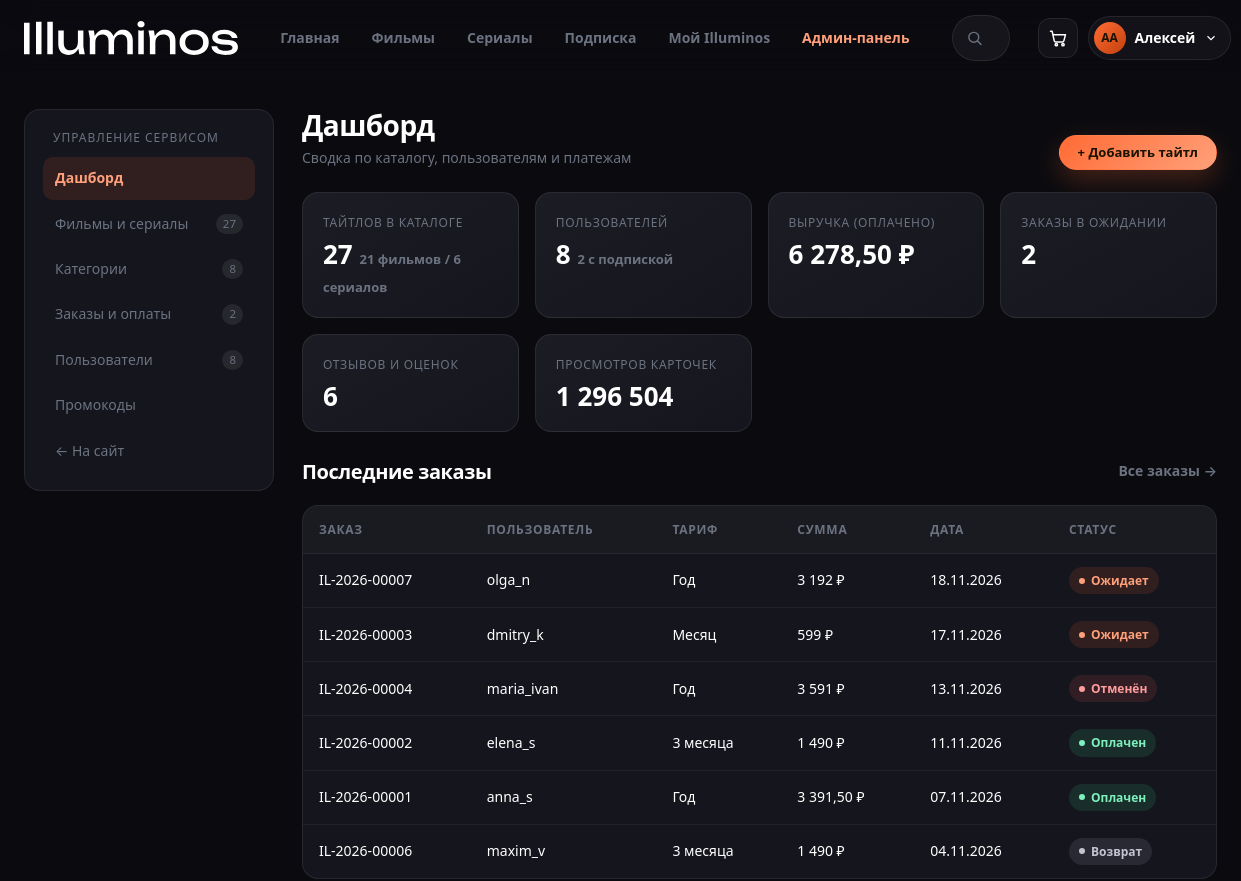
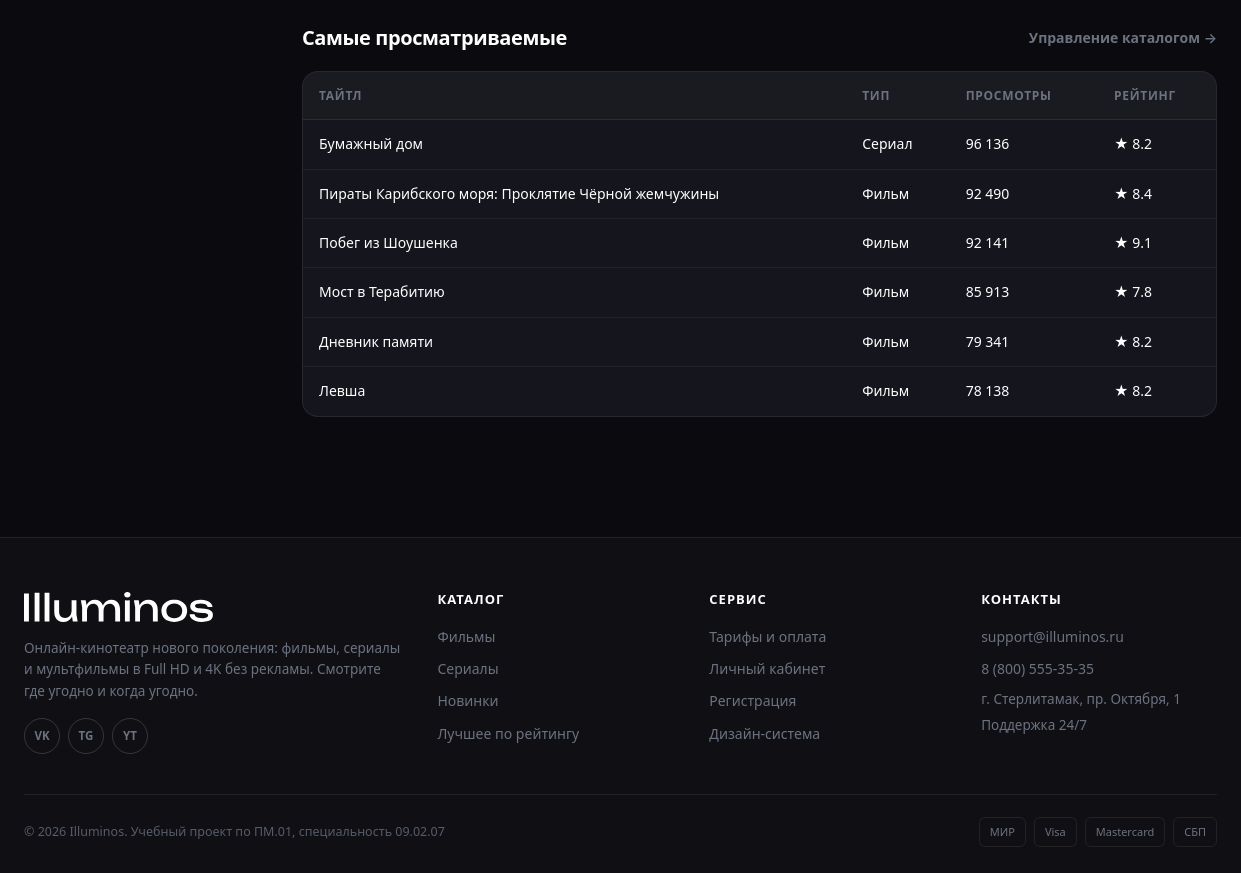
/admin/index.php (signed in), run on the app's committed database (2 pictures, top to bottom).
### tables this page shows
CREATE TABLE `users` (
  `id` int(10) unsigned NOT NULL AUTO_INCREMENT,
  `last_name` varchar(50) NOT NULL COMMENT 'Фамилия',
  `first_name` varchar(50) NOT NULL COMMENT 'Имя',
  `middle_name` varchar(50) DEFAULT NULL COMMENT 'Отчество',
  `login` varchar(32) NOT NULL COMMENT 'Логин для входа',
  `email` varchar(120) NOT NULL COMMENT 'Электронная почта',
  `password_hash` varchar(255) NOT NULL COMMENT 'Хеш пароля (password_hash)',
  `role` enum('user','subscriber','admin') NOT NULL DEFAULT 'user',
  `avatar` varchar(255) DEFAULT NULL COMMENT 'Файл аватара в uploads/avatars',
  `status` enum('active','blocked') NOT NULL DEFAULT 'active',
  `created_at` datetime NOT NULL DEFAULT CURRENT_TIMESTAMP,
  PRIMARY KEY (`id`),
  UNIQUE KEY `uq_users_login` (`login`),
  UNIQUE KEY `uq_users_email` (`email`)
);

CREATE TABLE `payments` (
  `id` int(10) unsigned NOT NULL AUTO_INCREMENT,
  `order_number` varchar(20) NOT NULL COMMENT 'Номер заказа IL-2026-00001',
  `kind` enum('subscription','films') NOT NULL DEFAULT 'subscription',
  `user_id` int(10) unsigned NOT NULL,
  `tariff_id` int(10) unsigned DEFAULT NULL,
  `amount` decimal(8,2) NOT NULL COMMENT 'Сумма до скидки',
  `discount` decimal(8,2) NOT NULL DEFAULT '0.00' COMMENT 'Размер скидки, ₽',
  `total` decimal(8,2) NOT NULL COMMENT 'Итого к оплате',
  `method` enum('card','sbp','wallet') NOT NULL DEFAULT 'card',
  `status` enum('pending','paid','cancelled','refunded') NOT NULL DEFAULT 'pending',
  `promo_code` varchar(30) DEFAULT NULL,
  `card_mask` varchar(19) DEFAULT NULL COMMENT 'Маска карты **** 1234',
  `created_at` datetime NOT NULL DEFAULT CURRENT_TIMESTAMP,
  `paid_at` datetime DEFAULT NULL,
  PRIMARY KEY (`id`),
  UNIQUE KEY `uq_payment_order` (`order_number`),
  KEY `idx_payments_user` (`user_id`),
  KEY `fk_pay_tariff` (`tariff_id`),
  CONSTRAINT `fk_pay_tariff` FOREIGN KEY (`tariff_id`) REFERENCES `tariffs` (`id`),
  CONSTRAINT `fk_pay_user` FOREIGN KEY (`user_id`) REFERENCES `users` (`id`) ON DELETE CASCADE
);

CREATE TABLE `tariffs` (
  `id` int(10) unsigned NOT NULL AUTO_INCREMENT,
  `code` varchar(30) NOT NULL COMMENT 'Машинное имя: month, year …',
  `name` varchar(80) NOT NULL,
  `price` decimal(8,2) NOT NULL COMMENT 'Цена со скидкой, ₽',
  `old_price` decimal(8,2) DEFAULT NULL COMMENT 'Цена без скидки, ₽',
  `period_days` smallint(5) unsigned NOT NULL COMMENT 'Срок действия, дней',
  `quality` varchar(20) NOT NULL DEFAULT 'Full HD',
  `devices` tinyint(3) unsigned NOT NULL DEFAULT '1',
  `features` text COMMENT 'Возможности тарифа, по одному пункту в строке',
  `is_popular` tinyint(1) NOT NULL DEFAULT '0',
  `is_active` tinyint(1) NOT NULL DEFAULT '1',
  `sort_order` tinyint(3) unsigned NOT NULL DEFAULT '0',
  PRIMARY KEY (`id`),
  UNIQUE KEY `uq_tariff_code` (`code`)
);

CREATE TABLE `titles` (
  `id` int(10) unsigned NOT NULL AUTO_INCREMENT,
  `type` enum('movie','series') NOT NULL DEFAULT 'movie',
  `title` varchar(200) NOT NULL COMMENT 'Название на русском',
  `original_title` varchar(200) DEFAULT NULL,
  `slug` varchar(200) NOT NULL COMMENT 'Адрес страницы /title.php?slug=',
  `description` text COMMENT 'Описание (синопсис)',
  `year` smallint(5) unsigned DEFAULT NULL COMMENT 'Год начала',
  `year_end` smallint(5) unsigned DEFAULT NULL COMMENT 'Год окончания (для сериалов)',
  `country` varchar(120) DEFAULT NULL,
  `duration` smallint(5) unsigned DEFAULT NULL COMMENT 'Минуты: фильм целиком / эпизод',
  `age_limit` varchar(5) DEFAULT NULL COMMENT 'Возрастной рейтинг: 0+, 6+ … 18+',
  `rating` decimal(3,1) NOT NULL DEFAULT '0.0' COMMENT 'Рейтинг Кинопоиска',
  `price` decimal(8,2) NOT NULL DEFAULT '0.00' COMMENT 'Цена покупки, ₽ (0 — только подписка)',
  `poster` varchar(255) DEFAULT NULL COMMENT 'Постер в assets/img/posters',
  `backdrop` varchar(255) DEFAULT NULL COMMENT 'Кадр для hero-баннера',
  `logo` varchar(255) DEFAULT NULL COMMENT 'PNG-логотип названия',
  `trailer` varchar(255) DEFAULT NULL COMMENT 'Видеофайл трейлера',
  `accent_color` varchar(7) NOT NULL DEFAULT '#F5B301' COMMENT 'Акцент цвета тайтла',
  `badge` varchar(40) DEFAULT NULL COMMENT 'Плашка: Новое, Топ-10 …',
  `director` varchar(200) DEFAULT NULL,
  `cast_list` text COMMENT 'Актёры через запятую',
  `is_new` tinyint(1) NOT NULL DEFAULT '0',
  `is_popular` tinyint(1) NOT NULL DEFAULT '0',
  `views` int(10) unsigned NOT NULL DEFAULT '0',
  `created_at` datetime NOT NULL DEFAULT CURRENT_TIMESTAMP,
  PRIMARY KEY (`id`),
  UNIQUE KEY `uq_titles_slug` (`slug`),
  KEY `idx_titles_type` (`type`),
  KEY `idx_titles_new` (`is_new`),
  KEY `idx_titles_popular` (`is_popular`)
);

### admin/index.php (the view, shortened to what the rows shown need)
<?php
require_admin();
$recentPayments = db()->query(
    'SELECT p.*, u.login, t.name AS tariff_name
       FROM payments p
       JOIN users u ON u.id = p.user_id
       JOIN tariffs t ON t.id = p.tariff_id
      ORDER BY p.created_at DESC
      LIMIT 6'
)->fetchAll();
$topTitles = db()->query(
    'SELECT title, type, views, rating, slug FROM titles ORDER BY views DESC LIMIT 6'
)->fetchAll();
require __DIR__ . '/../includes/header.php';
?>
<div class="container">
    <div class="admin-layout">
        <div class="admin-main">
            <div class="admin-head">
                <div>
                    <h1>Дашборд</h1>
                </div>
            </div>
            <div class="admin-head u-mt-10">
                <div>
                    <h2 class="u-fs-20 u-m-0">Последние заказы</h2>
                </div>
            </div>
            <div class="admin-table-wrap">
                <table class="admin-table">
                    <thead>
                    <tr>
                        <th>Заказ</th><th>Пользователь</th><th>Тариф</th><th>Сумма</th><th>Дата</th><th>Статус</th>
                    </tr>
                    </thead>
                    <tbody>
                    <?php foreach ($recentPayments as $payment): ?>
                        <tr>
                            <td><?= e($payment['order_number']) ?></td>
                            <td><?= e($payment['login']) ?></td>
                            <td><?= e($payment['tariff_name']) ?></td>
                            <td><?= e(price((float)$payment['total'])) ?></td>
                            <td><?= e(date('d.m.Y', strtotime($payment['created_at']))) ?></td>
                            <td><span class="status-chip status-chip--<?= e($payment['status']) ?>">
                                <?= e(match ($payment['status']) {
                                    'paid' => 'Оплачен', 'pending' => 'Ожидает',
                                    'cancelled' => 'Отменён', default => 'Возврат',
                                }) ?>
                            </span></td>
                        </tr>
                    <?php endforeach; ?>
                    </tbody>
                </table>
            </div>
            <div class="admin-head u-mt-28">
                <div><h2 class="u-fs-20 u-m-0">Самые просматриваемые</h2></div>
            </div>
            <div class="admin-table-wrap">
                <table class="admin-table">
                    <thead><tr><th>Тайтл</th><th>Тип</th><th>Просмотры</th><th>Рейтинг</th></tr></thead>
                    <tbody>
                    <?php foreach ($topTitles as $row): ?>
                        <tr>
                            <td><a href="<?= url('title.php?slug=' . urlencode($row['slug'])) ?>"><?= e($row['title']) ?></a></td>
                            <td><?= $row['type'] === 'series' ? 'Сериал' : 'Фильм' ?></td>
                            <td><?= number_format((int)$row['views'], 0, '.', ' ') ?></td>
                            <td>★ <?= number_format((float)$row['rating'], 1, '.', '') ?></td>
                        </tr>
                    <?php endforeach; ?>
                    </tbody>
                </table>
            </div>
        </div>
    </div>
</div>
<?php require __DIR__ . '/../includes/footer.php'; ?>

### includes/header.php (shortened to what the rows shown need)
<?php
$user       = current_user();
?>
<!DOCTYPE html>
<html lang="ru">
<head>
    <link rel="stylesheet" href="<?= asset_versioned('vendor/bootstrap.min.css') ?>">
    <link rel="stylesheet" href="<?= asset_versioned('css/style.css') ?>">
</head>
<body>
<header class="site-header" id="siteHeader">
    <div class="container site-header__inner">
        <div class="header-actions">
            <?php if ($user): ?>
                <div class="user-menu" id="userMenu">
                    <button class="user-menu__toggle" type="button" aria-haspopup="true" aria-expanded="false">
                        <?php if (!empty($user['avatar'])): ?>
                            <img class="avatar" src="<?= url('uploads/avatars/' . $user['avatar']) ?>" alt="">
                        <?php else: ?>
                            <span class="avatar avatar--initials"><?= e(user_initials($user)) ?></span>
                        <?php endif; ?>
                        <span class="user-menu__name"><?= e($user['first_name']) ?></span>
                        <svg class="user-menu__chevron" viewBox="0 0 24 24" aria-hidden="true"><path d="M6 9l6 6 6-6"/></svg>
                    </button>
                </div>
            <?php endif; ?>
        </div>
    </div>
</header>
<main class="site-main">

### data on the page
users: user_initials($user) "АА", first_name "Алексей"
payments: order_number "IL-2026-00007", user.login "olga_n", tariff.name "Год", total "3 192 ₽", created_at "18.11.2026", status "Ожидает"
payments: order_number "IL-2026-00003", user.login "dmitry_k", tariff.name "Месяц", total "599 ₽", created_at "17.11.2026", status "Ожидает"
payments: order_number "IL-2026-00004", user.login "maria_ivan", tariff.name "Год", total "3 591 ₽", created_at "13.11.2026", status "Отменён"
payments: order_number "IL-2026-00002", user.login "elena_s", tariff.name "3 месяца", total "1 490 ₽", created_at "11.11.2026", status "Оплачен"
payments: order_number "IL-2026-00001", user.login "anna_s", tariff.name "Год", total "3 391,50 ₽", created_at "07.11.2026", status "Оплачен"
payments: order_number "IL-2026-00006", user.login "maxim_v", tariff.name "3 месяца", total "1 490 ₽", created_at "04.11.2026", status "Возврат"
titles: title "Бумажный дом", type "Сериал", views "96 136", rating "8.2"
titles: title "Пираты Карибского моря: Проклятие Чёрной жемчужины", type "Фильм", views "92 490", rating "8.4"
titles: title "Побег из Шоушенка", type "Фильм", views "92 141", rating "9.1"
titles: title "Мост в Терабитию", type "Фильм", views "85 913", rating "7.8"
titles: title "Дневник памяти", type "Фильм", views "79 341", rating "8.2"
titles: title "Левша", type "Фильм", views "78 138", rating "8.2"

### other printed values
$counts['titles'] "27"
$counts['genres'] "8"
$counts['payments'] "2"
$counts['users'] "8"
$stats['titles'] "27"
$stats['movies'] "21"
$stats['series'] "6"
$stats['users'] "8"
$stats['subscribers'] "2"
price($stats['revenue']) "6 278,50 ₽"
$stats['pending'] "2"
$stats['reviews'] "6"
$stats['views'] "1 296 504"
SITE_EMAIL "support@illuminos.ru"
SITE_PHONE "8 (800) 555-35-35"
